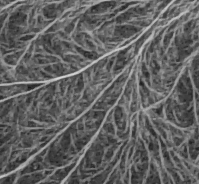
%> input picture im/fungal_network.png, 199 x 184 px
$ octave network2d_test.m   (GNU Octave 9; MATLAB toolbox functions it lacks are replaced by stand-ins)
%> lines starting %> are read from the running program, lines starting %| are printed output that depends on the picture
### lib/network_watershed2d.m
function imw = network_watershed2d(im,s)
%% filter
if s>0
    h = fspecial('gaussian',3*s,s);
    im = imfilter(im,h,'same');
end

%% watershed
imw = watershed(im,8); %4

end

### lib/network_skeleton2d.m
function [imsk,imb,ime] = network_skeleton2d(imsk)

%% skeleton
imsk = bwmorph(imsk,'skel',Inf);

%% fill one pixel holes
imsk = bwmorph(imsk,'fill');
imsk = bwmorph(imsk,'skel',Inf);

%% branch and end points
imb = bwmorph(imsk,'branchpoints');
ime = bwmorph(imsk,'endpoints');

end

### lib/network_plot2d.m
function imrgb = network_plot2d(im,imrm,imgm,imbm,imf)
%% setup
if nargin<5; imf = []; end

%% plot
imrgb = zeros(size(im,1),size(im,2),3);

imr = im; img = im; imb = im;
imr(imrm) = 1; img(imrm) = 0; imb(imrm) = 0;
imr(imgm) = 0; img(imgm) = 1; imb(imgm) = 0;
imr(imbm) = 0; img(imbm) = 0; imb(imbm) = 1;

% food
if ~isempty(imf)
    imfb = bwperim(imf);
    imr(imfb) = 1; img(imfb) = 0; imb(imfb) = 1;
end

imrgb(:,:,1) = imr; imrgb(:,:,2) = img; imrgb(:,:,3) = imb;

end

### network2d_test.m
%% clear
clc; clear all; close all;

%% path
addpath('./lib');

%% load image
filename = './im/fungal_network.png';
im = imread(filename);
%> im is the input picture: size 184x199 uint8; min 24, max 218, mean 97.3

%% normalize
im = double(im); im = (im - min(im(:))) / (max(im(:)) - min(im(:)));

%% watershed
s = 1;
imw = network_watershed2d(im,s);
%> in network_watershed2d, `imw = watershed(im,8);`:
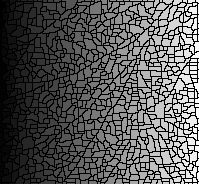
%> imw: size 184x199 uint16; min 0, max 887, mean 299.8; drawn with min black and max white

%% skeleton + skeleton points
imsk = imw==0;
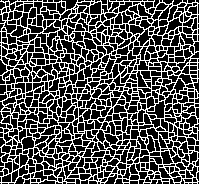
%> imsk: size 184x199 logical; 31.6% white in thin lines or dots
[imsk,imb,ime] = network_skeleton2d(imsk);
%> in network_skeleton2d, `imsk = bwmorph(imsk,'skel',Inf);`: imsk: size 184x199 logical; 32.8% white in thin lines or dots
%> in network_skeleton2d, `imsk = bwmorph(imsk,'fill');`: imsk: size 184x199 logical; 34.3% white in thin lines or dots
%> in network_skeleton2d, `imsk = bwmorph(imsk,'skel',Inf);`: imsk: size 184x199 logical; 29.9% white in thin lines or dots
%> in network_skeleton2d, `imb = bwmorph(imsk,'branchpoints');`: imb: size 184x199 logical; 5.5% white in thin lines or dots
%> in network_skeleton2d, `ime = bwmorph(imsk,'endpoints');`: ime: size 184x199 logical; 0.74% white in thin lines or dots

%% plot
imrgb = network_plot2d(im,imsk,imb,ime);
%> in network_plot2d, `imr(imgm) = 0`: imr: size 184x199 double; min 0, max 1, mean 0.487
%> in network_plot2d, `img(imgm) = 1`:
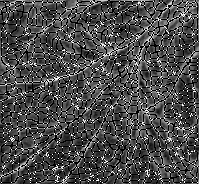
%> img: size 184x199 double; min 0, max 1, mean 0.297
%> in network_plot2d, `imr(imbm) = 0`:
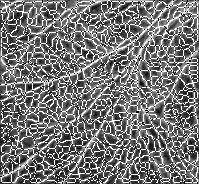
%> imr: size 184x199 double; min 0, max 1, mean 0.48
%> in network_plot2d, `imb(imbm) = 1`:
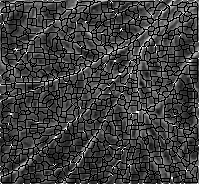
%> imb: size 184x199 double; min 0, max 1, mean 0.25
%> in network_plot2d, `imrgb(:,:,2) = img`:
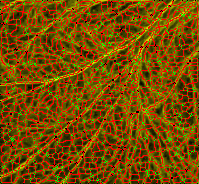
%> imrgb: size 184x199x3 double; mean R, G, B 0.48, 0.297, 0
%> in network_plot2d, `imrgb(:,:,3) = imb`:
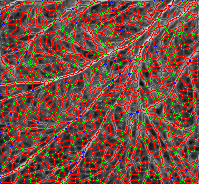
%> imrgb: size 184x199x3 double; mean R, G, B 0.48, 0.297, 0.25

figure;
imagesc(imrgb); colormap gray; colormap jet;
set(gca,'ytick',[]); set(gca,'xtick',[]); axis image; axis tight;

%% save image
[pathstr,name,ext] = fileparts(filename);
filename = fullfile(pathstr,[name '_sk' ext]);

imwrite(imsk,filename);
